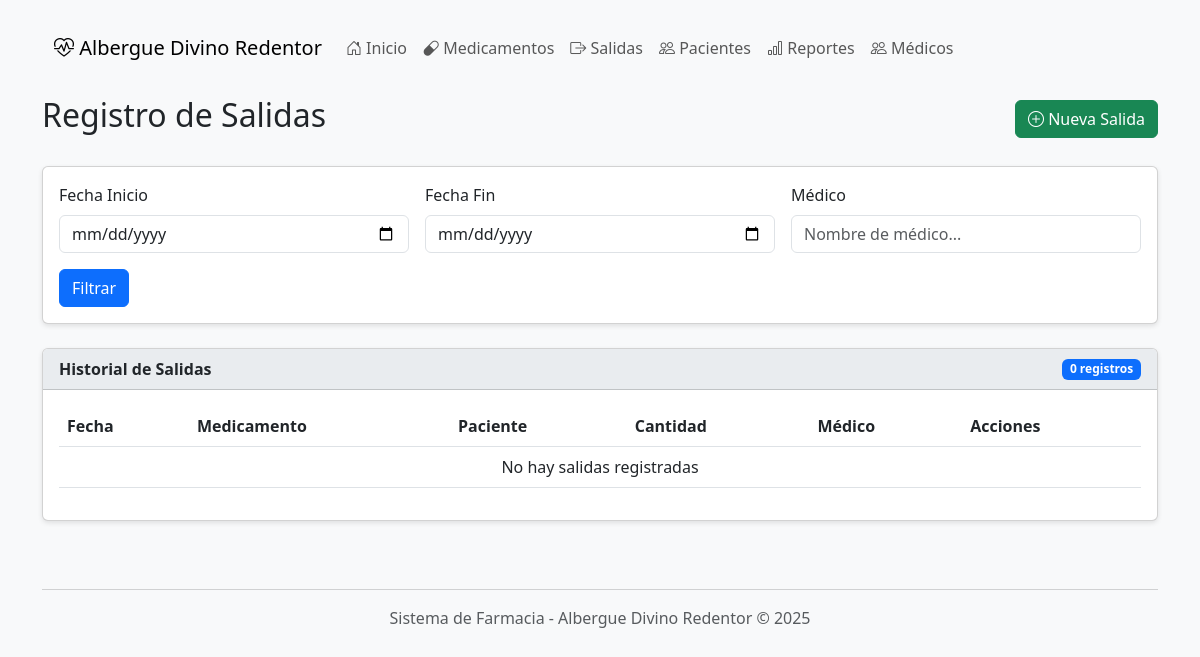
The page /salidas/ on the database as committed earlier.
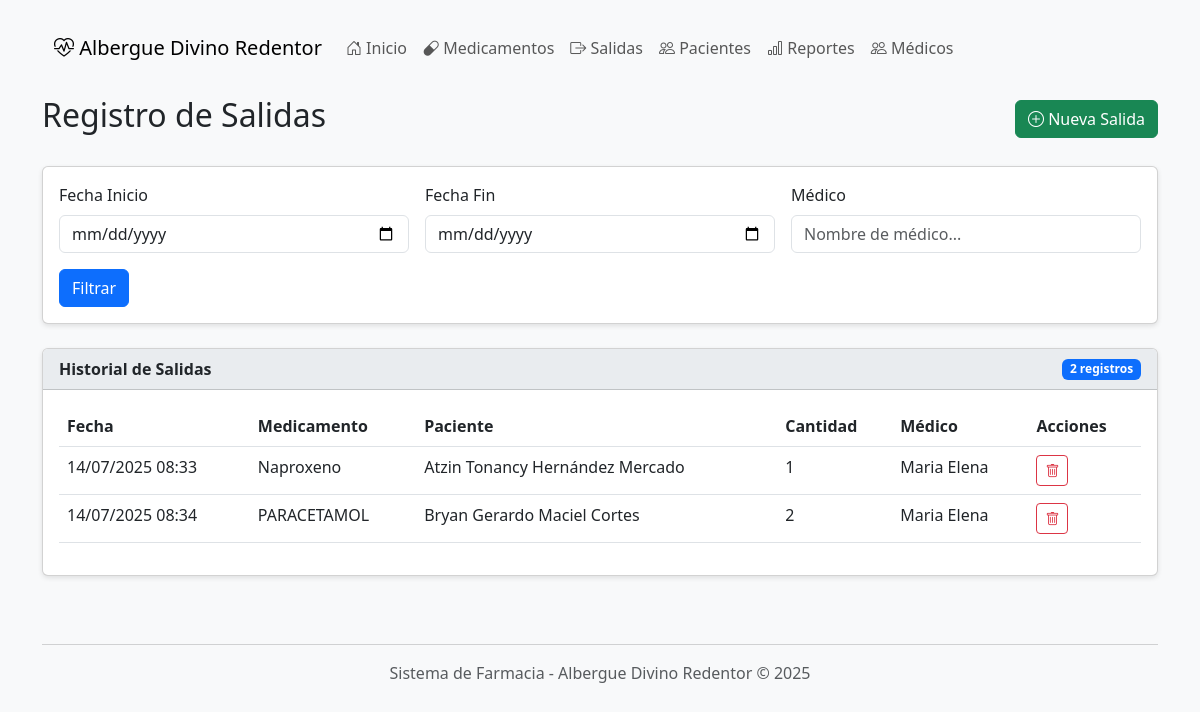
The same page on the database as committed later.
### farmacia/models.py (models this page shows, shortened)
class SalidaMedicamento(models.Model):
    id = models.AutoField(primary_key=True)
    medicamento = models.ForeignKey(Medicamento, on_delete=models.CASCADE)
    paciente = models.ForeignKey(Paciente, on_delete=models.CASCADE)
    cantidad = models.PositiveIntegerField()
    fecha = models.DateTimeField(auto_now_add=True)
    medico = models.ForeignKey(Medico, on_delete=models.CASCADE, verbose_name="Médico responsable")
    class Meta:
        verbose_name = "Salida de Medicamento"
        verbose_name_plural = "Salidas de Medicamentos"

class Medicamento(models.Model):
    id = models.AutoField(primary_key=True)
    clave = models.CharField(max_length=50, unique=True, verbose_name="Clave única")
    nombre = models.CharField(max_length=200, verbose_name="Nombre")
    categoria = models.ForeignKey('CategoriaMedicamento', on_delete=models.CASCADE)
    descripcion = models.TextField(blank=True, verbose_name="Descripción")
    fecha_caducidad = models.DateField(verbose_name="Fecha de caducidad")
    cantidad = models.IntegerField(default=0, verbose_name="Cantidad en inventario")
    status = models.BooleanField(default=True, verbose_name="Disponible")
    class Meta:
        verbose_name = "Medicamento"
        verbose_name_plural = "Medicamentos"
        ordering = ['nombre']

class Paciente(models.Model):
    id = models.AutoField(primary_key=True)
    nombre = models.CharField(max_length=200)
    apellidos = models.CharField(max_length=200)
    fecha_registro = models.DateTimeField(auto_now_add=True)
    class Meta:
        verbose_name = "Paciente"
        verbose_name_plural = "Pacientes"

class Medico(models.Model):
    id = models.AutoField(primary_key=True)
    nombre = models.CharField(max_length=100)
    apellidos = models.CharField(max_length=100)
    especialidad = models.CharField(max_length=100, blank=True, null=True)
    telefono = models.CharField(max_length=15, blank=True, null=True)
    activo = models.BooleanField(default=True)
    class Meta:
        verbose_name = "Médico"
        verbose_name_plural = "Médicos"

### farmacia/views.py (the view)
# urls.py: path('salidas/', views.salidas, name='salidas'),
def salidas(request):
    salidas_list = SalidaMedicamento.objects.select_related('medicamento', 'paciente', 'medico').all()
    context = {
        'salidas': salidas_list
    }
    return render(request, 'salidas.html', context)

### farmacia/templates/salidas.html (shortened to what this page needs)
{% extends 'base.html' %}
{% block content %}
    <div class="d-flex justify-content-between align-items-center mb-4">
        <h2>Registro de Salidas</h2>
        <a href="{% url 'salida_nueva' %}" class="btn btn-success">
            <i class="bi bi-plus-circle"></i> Nueva Salida
        </a>
    </div>
    <div class="card mb-4">
        <div class="card-body">
            <form method="get" class="row g-3">
                <div class="col-md-4">
                    <label class="form-label">Fecha Inicio</label>
                    <input type="date" name="fecha_inicio" class="form-control">
                </div>
                <div class="col-md-4">
                    <label class="form-label">Fecha Fin</label>
                    <input type="date" name="fecha_fin" class="form-control">
                </div>
                <div class="col-md-4">
                    <label class="form-label">Médico</label>
                    <input type="text" name="medico" class="form-control" placeholder="Nombre de médico...">
                </div>
                <div class="col-12">
                    <button type="submit" class="btn btn-primary">Filtrar</button>
                </div>
            </form>
        </div>
    </div>
    <div class="card">
        <div class="card-header d-flex justify-content-between align-items-center">
            <span>Historial de Salidas</span>
            <span class="badge bg-primary">{{ salidas.count }} registros</span>
        </div>
        <div class="card-body">
            <div class="table-responsive">
                <table class="table table-hover">
                    <thead>
                        <tr>
                            <th>Fecha</th>
                            <th>Medicamento</th>
                            <th>Paciente</th>
                            <th>Cantidad</th>
                            <th>Médico</th>
                            <th>Acciones</th>
                        </tr>
                    </thead>
                    <tbody>
                        {% for salida in salidas %}
                        <tr>
                            <td>{{ salida.fecha|date:"d/m/Y H:i" }}</td>
                            <td>{{ salida.medicamento.nombre }}</td>
                            <td>{{ salida.paciente.nombre }} {{ salida.paciente.apellidos }}</td>
                            <td>{{ salida.cantidad }}</td>
                            <td>{{ salida.medico.nombre }}</td>
                            <td>
                                <a href="#" class="btn btn-sm btn-outline-danger">
                                    <i class="bi bi-trash"></i>
                                </a>
                            </td>
                        </tr>
                        {% empty %}
                        <tr>
                            <td colspan="6" class="text-center">No hay salidas registradas</td>
                        </tr>
                        {% endfor %}
                    </tbody>
                </table>
            </div>
        </div>
    </div>
{% endblock %}

Rows that differ between the two databases and show on the page:
added SalidaMedicamento: fecha "14/07/2025 08:33", medicamento.nombre "Naproxeno", paciente.nombre "Atzin Tonancy", paciente.apellidos "Hernández Mercado", cantidad "1", medico.nombre "Maria Elena"
added SalidaMedicamento: fecha "14/07/2025 08:34", medicamento.nombre "PARACETAMOL", paciente.nombre "Bryan Gerardo", paciente.apellidos "Maciel Cortes", cantidad "2", medico.nombre "Maria Elena"
Other text that changed with them:
{{ salidas.count }}: "0" → "2"
text no longer shown: "No hay salidas registradas"
